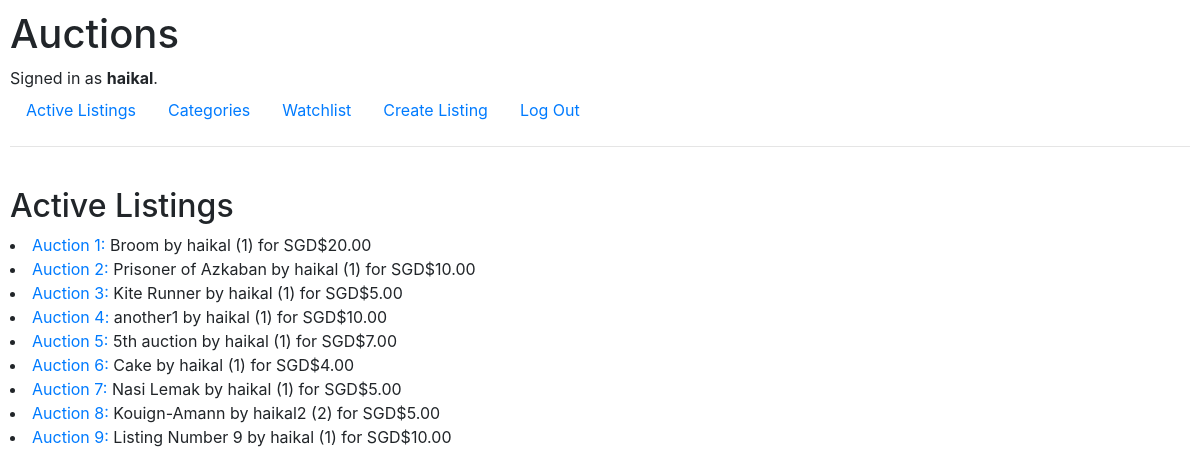
The app's page /auctions/ (signed in) with its own data.
### auctions/models.py (models this page shows, shortened)
class User(AbstractUser):
    country = models.CharField(max_length=64)
    def __str__(self):
        return f"{self.username} ({self.id})"

class Auction(models.Model):
    BOOKS = 'Books'
    AUTOMOBILE = 'Automobile'
    TOYS = 'Toys'
    FOOD = 'Food'
    CLOTHING = 'Clothing'
    OTHERS = 'Others'
    CATEGORIES_CHOICES = [
        (BOOKS, 'Books'),
        (AUTOMOBILE, 'Automobile'),
        (TOYS, 'Toys'),
        (FOOD, 'Food'),
        (CLOTHING, 'Clothing'),
        (OTHERS, 'Others'),
    ]
    title = models.CharField(max_length=32)
    description = models.TextField(max_length=100)
    user = models.ForeignKey(User, on_delete=models.CASCADE, related_name="listings")
    watchlist = models.ManyToManyField(User, blank=True, related_name="watchlist")
    price = models.DecimalField(max_digits=5, decimal_places=2) # initial price
    bid = models.DecimalField(max_digits=5, decimal_places=2, default=0.0)
    bidder = models.ManyToManyField(User, blank=True, related_name="bidder")
    picture = models.URLField()
    category = models.CharField(max_length=32, choices=CATEGORIES_CHOICES, default=OTHERS)
    active = models.BooleanField(default=True) # the status of the listing, if it's active or not

### auctions/views.py (the view)
# urls.py: path("", views.index, name="index"),
def index(request):
    return render(request, "auctions/index.html", {
        "auctions": Auction.objects.all()
    })

### auctions/templates/auctions/index.html
{% extends "auctions/layout.html" %}
{% block body %}
    {% if user.is_authenticated %}
        <br>
        <h2>Active Listings</h2>
        {% for auction in auctions %}
            <li> <a href="{% url 'auctions:listing' auction.id %}">Auction {{ auction.id }}:</a> {{ auction.title }} by {{ auction.user }} for SGD${{ auction.price }} </li>
        {% endfor %}
    {% endif %}
{% endblock %}

### auctions/templates/auctions/layout.html (shortened to what this page needs)
{% load static %}
<!DOCTYPE html>
<html lang="en">
    <head>
        <link rel="stylesheet" href="https://stackpath.bootstrapcdn.com/bootstrap/4.4.1/css/bootstrap.min.css">
        <link href="{% static 'auctions/styles.css' %}" rel="stylesheet">
    </head>
    <body>
        <h1>Auctions</h1>
        <div>
            {% if user.is_authenticated %}
                Signed in as <strong>{{ user.username }}</strong>.
            {% else %}
                Not signed in.
            {% endif %}
        </div>
        <ul class="nav">
            {% if user.is_authenticated %}
                <li class="nav-item">
                    <a class="nav-link" href="{% url 'auctions:index' %}">Active Listings</a>
                </li>
                <li class="nav-item">
                    <a class="nav-link" href="{% url 'auctions:categoriesMain' %}">Categories</a>
                </li>
                <li>
                    <a class="nav-link" href="{% url 'auctions:watchlist' %}">Watchlist</a>
                </li>
                <li class="nav-item">
                    <a class="nav-link" href="{% url 'auctions:createListing' %}">Create Listing</a>
                </li>
                <li class="nav-item">
                    <a class="nav-link" href="{% url 'auctions:logout' %}">Log Out</a>
                </li>
            {% endif %}
        </ul>
        <hr>
        {% block body %}
        {% endblock %}
    </body>
</html>

### auctions/static/auctions/styles.css (style rules this page uses)
body { padding: 10px; }

### records on screen
User: username "haikal"
Auction: id "1", title "Broom", user "haikal (1)", price "20.00"
Auction: id "2", title "Prisoner of Azkaban", user "haikal (1)", price "10.00"
Auction: id "3", title "Kite Runner", user "haikal (1)", price "5.00"
Auction: id "4", title "another1", user "haikal (1)", price "10.00"
Auction: id "5", title "5th auction", user "haikal (1)", price "7.00"
Auction: id "6", title "Cake", user "haikal (1)", price "4.00"
Auction: id "7", title "Nasi Lemak", user "haikal (1)", price "5.00"
Auction: id "8", title "Kouign-Amann", user "haikal2 (2)", price "5.00"
Auction: id "9", title "Listing Number 9", user "haikal (1)", price "10.00"
